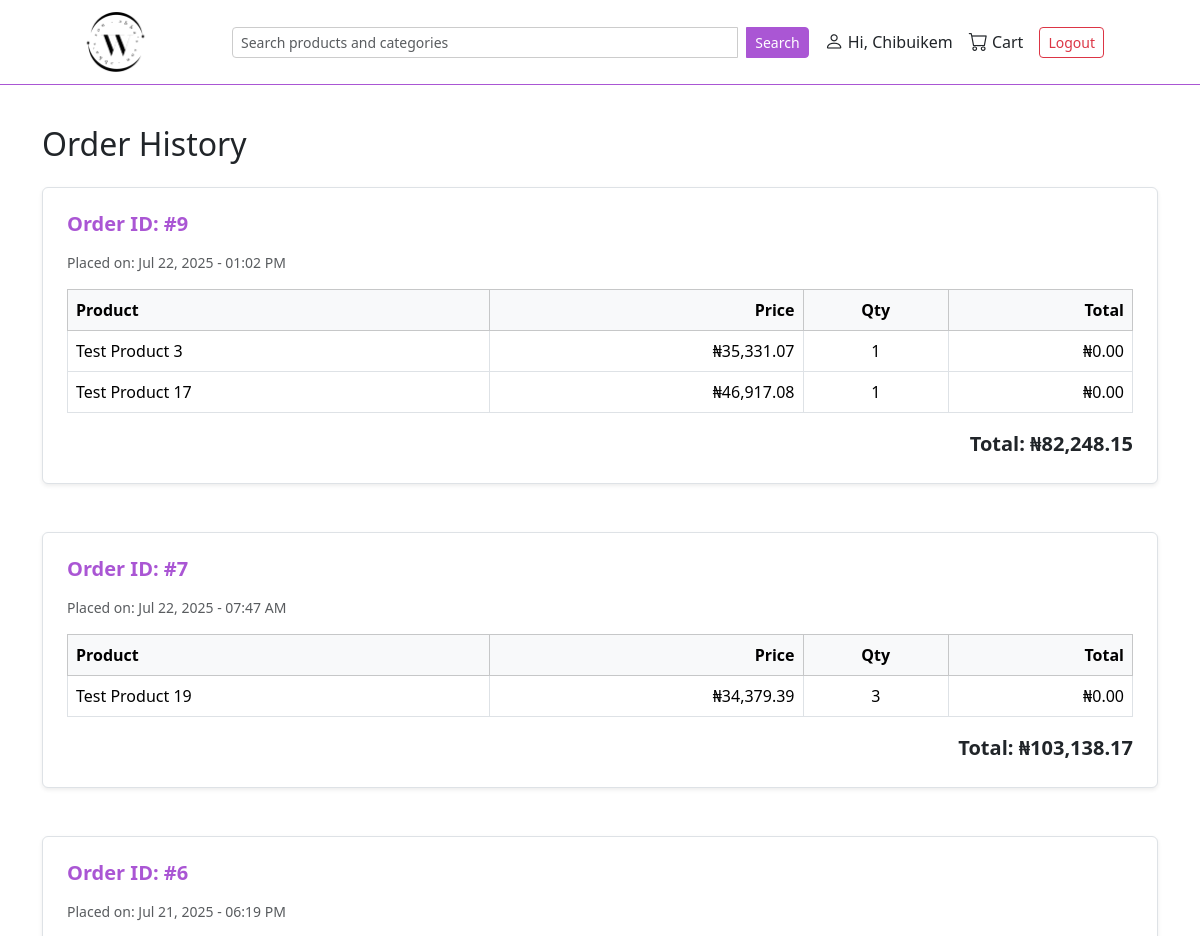
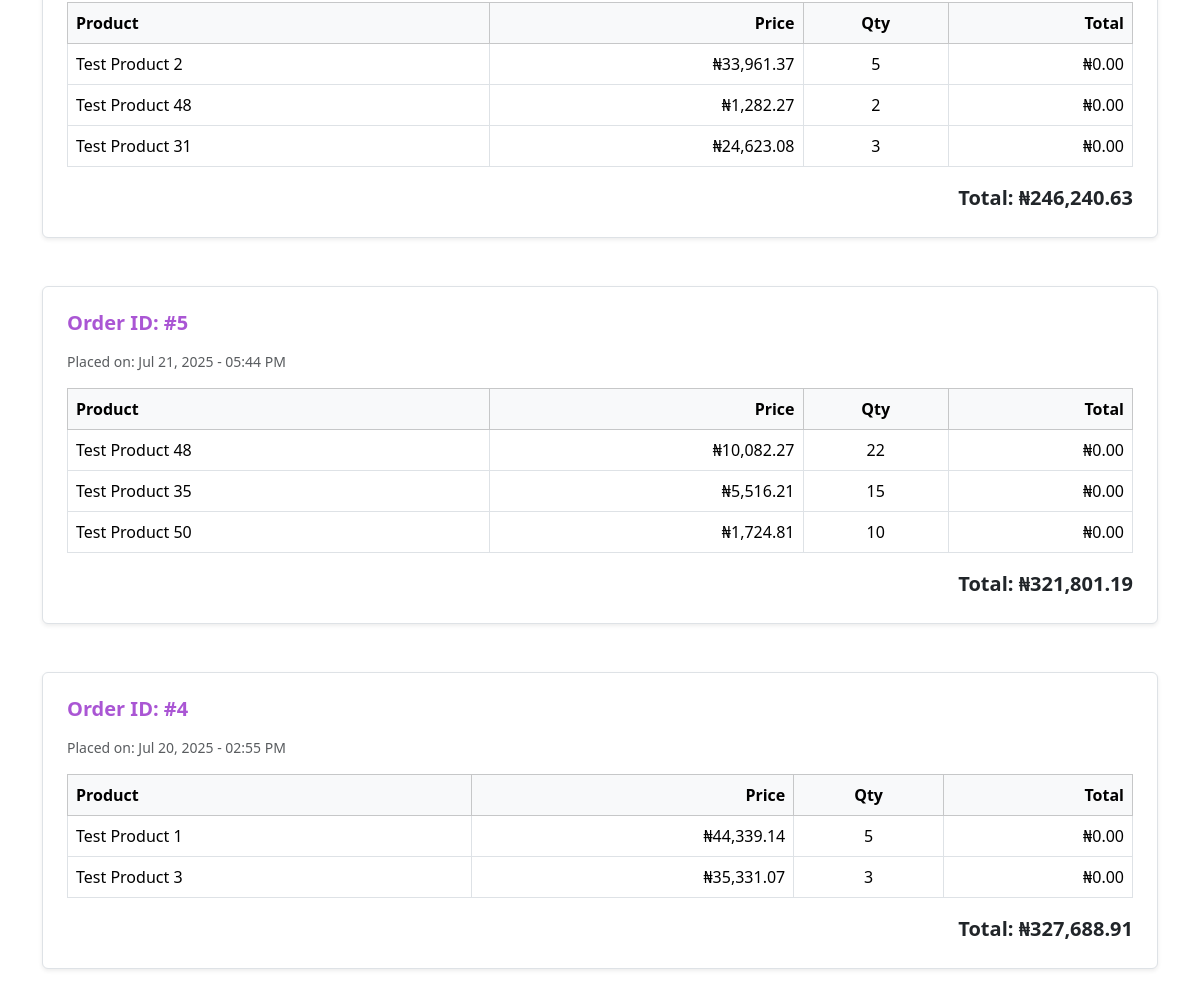
Page /order/order_history/ (signed in, upper part) on the earlier database version (2 pictures, top to bottom).
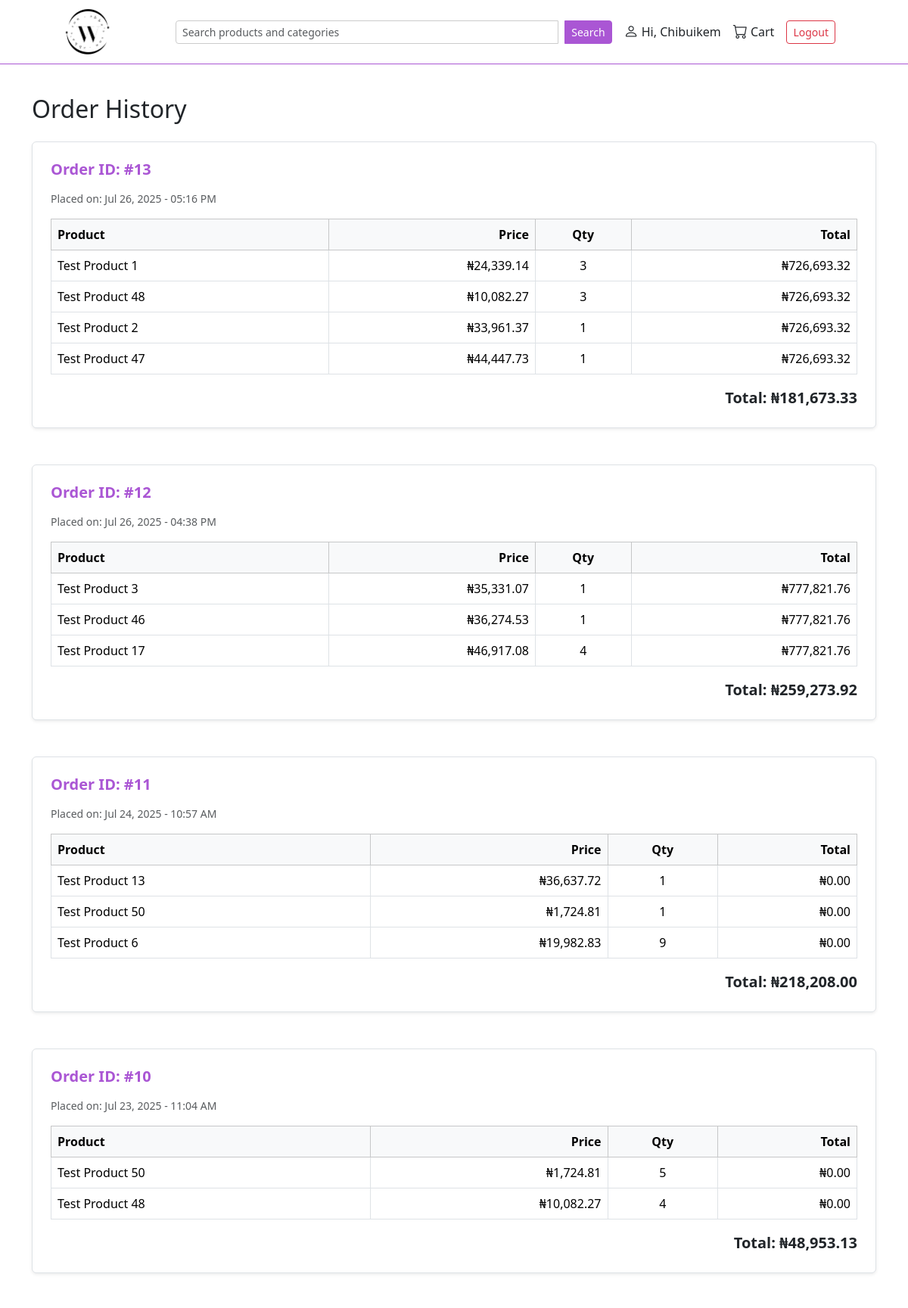
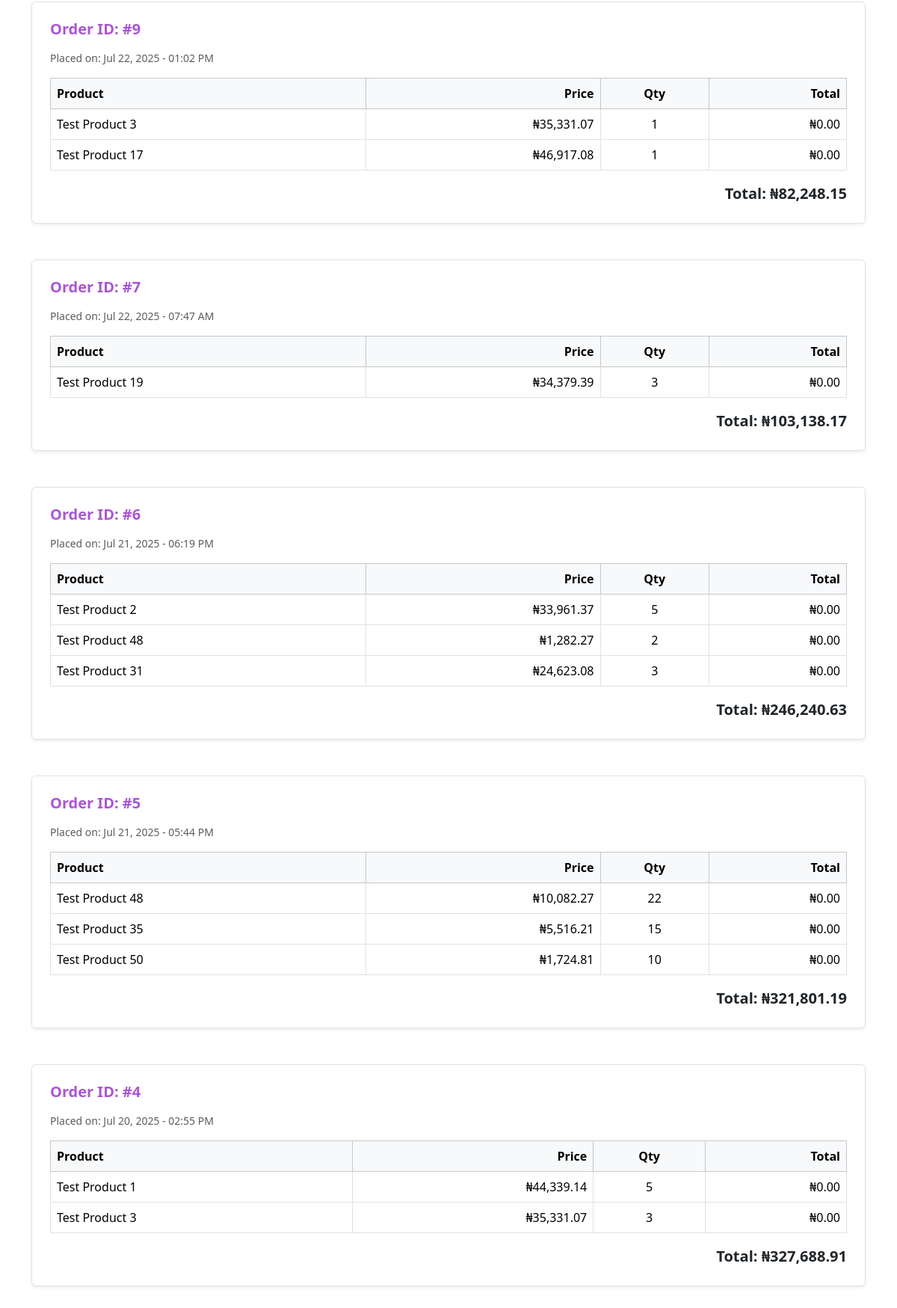
Same page on the later database version (2 pictures, top to bottom).
### order/models.py (models this page shows)
class Order(models.Model):
    user = models.ForeignKey(settings.AUTH_USER_MODEL, on_delete=models.CASCADE)
    status = models.CharField(max_length=50, choices=DELI_STATUS, default='Pending')
    date_created = models.DateTimeField(auto_now_add=True)
    end_total_price = models.DecimalField(max_digits=8, decimal_places=2, default=Decimal('0.00'))
    def get_total_price(self):
        return sum(item.total_price() for item in self.items.all()) # type:ignore

class OrderItem(models.Model):
    order = models.ForeignKey(Order, on_delete=models.CASCADE, related_name='items')
    product = models.ForeignKey(Product, on_delete=models.CASCADE)
    qty = models.IntegerField(default=1)
    price = models.DecimalField(max_digits=8, decimal_places=2)
    def total_price(self):
        return self.qty * self.price

### catalogue/models.py (models this page shows, shortened)
class Product(models.Model):
    name = models.CharField(max_length=100)
    slug = models.SlugField()
    description = models.TextField()
    category = models.ManyToManyField(Category, blank=True, related_name='product')
    price = models.DecimalField(max_digits=8, decimal_places=2)
    size = models.ManyToManyField(Size, blank=True, related_name='sizes')
    image = models.ImageField(upload_to='products/', default='products/images.png')
    product_type = models.ForeignKey(ProductType, on_delete=models.CASCADE, related_name='type', null=True)
    is_active = models.BooleanField()
    date_created = models.DateTimeField(auto_now_add=True)

### order/views.py (the view)
# urls.py: path('order_history/', views.order_history, name='order_history'),
@login_required
def order_history(request):
    orders = Order.objects.filter(status='Processing').prefetch_related(
        Prefetch('items', queryset=OrderItem.objects.select_related('product'))
    ).order_by('-date_created')
    return render(request, 'order.html', {'orders':orders,})

### order/templates/order.html (shortened to what this page needs)
{% extends "layout.html" %}
{% load humanize %}
{% block content %}
<div class="container py-4">
  <h2 class="mb-4">Order History</h2>
  {% if orders|length == 0 %}
    <div class="alert alert-info text-center">There is nothing here yet.</div>
  {% else %}
    {% for order in orders %}
      <div class="mb-5 border rounded shadow-sm p-4 bg-white">
        <h5 class="mb-3 fw-bold text-primary-custom">Order ID: #{{ order.id }}</h5>
        <p class="text-muted small">Placed on: {{ order.date_created|date:"M d, Y - h:i A" }}</p>
        <div class="table-responsive">
          <table class="table table-bordered align-middle mb-3">
            <thead class="table-light">
              <tr>
                <th>Product</th>
                <th class="text-end">Price</th>
                <th class="text-center">Qty</th>
                <th class="text-end">Total</th>
              </tr>
            </thead>
            <tbody>
              {% for item in order.items.all %}
              <tr>
                <td>{{ item.product.name }}</td>
                <td class="text-end">₦{{ item.price|intcomma }}</td>
                <td class="text-center">{{ item.qty }}</td>
                <td class="text-end">₦{{ order.end_total_price|intcomma }}</td>
              </tr>
              {% endfor %}
            </tbody>
          </table>
        </div>
        <div class="text-end fw-bold fs-5">
          Total: ₦{{ order.get_total_price|intcomma }}
        </div>
      </div>
    {% endfor %}
  {% endif %}
</div>
{% endblock %}

Differences in the rows shown:
added Order: id "13", date_created "Jul 26, 2025 - 05:16 PM", end_total_price "726,693.32", get_total_price "181,673.33"
added OrderItem: product.name "Test Product 1", price "24,339.14", qty "3", shown under "13"
added OrderItem: product.name "Test Product 48", price "10,082.27", qty "3", shown under "13"
added OrderItem: product.name "Test Product 2", price "33,961.37", qty "1", shown under "13"
added OrderItem: product.name "Test Product 47", price "44,447.73", qty "1", shown under "13"
added Order: id "12", date_created "Jul 26, 2025 - 04:38 PM", end_total_price "777,821.76", get_total_price "259,273.92"
added OrderItem: product.name "Test Product 3", price "35,331.07", qty "1", shown under "12"
added OrderItem: product.name "Test Product 46", price "36,274.53", qty "1", shown under "12"
added OrderItem: product.name "Test Product 17", price "46,917.08", qty "4", shown under "12"
added Order: id "11", date_created "Jul 24, 2025 - 10:57 AM", end_total_price "0.00", get_total_price "218,208.00"
added OrderItem: product.name "Test Product 13", price "36,637.72", qty "1", shown under "11"
added OrderItem: product.name "Test Product 50", price "1,724.81", qty "1", shown under "11"
added OrderItem: product.name "Test Product 6", price "19,982.83", qty "9", shown under "11"
added Order: id "10", date_created "Jul 23, 2025 - 11:04 AM", end_total_price "0.00", get_total_price "48,953.13"
added OrderItem: product.name "Test Product 50", price "1,724.81", qty "5", shown under "10"
added OrderItem: product.name "Test Product 48", price "10,082.27", qty "4", shown under "10"
